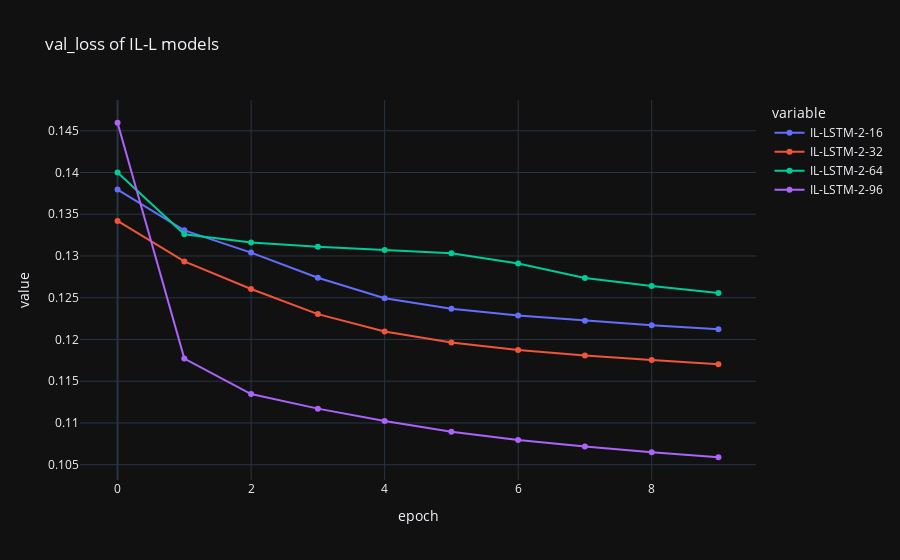

Write notebook code for a chart like this one.
### Code cell
plot_selection_metric("IL-L")

### Figure 1 — Plotly figure (JSON) as saved in the notebook; plotly's stock layout.template omitted (floating-point values rounded to 4 significant figures)
{"data": [{"hovertemplate": "variable=IL-LSTM-2-16<br>epoch=%{x}<br>value=%{y}<extra></extra>", "legendgroup": "IL-LSTM-2-16", "line": {"color": "#636efa", "dash": "solid"}, "marker": {"symbol": "circle"}, "mode": "lines+markers", "name": "IL-LSTM-2-16", "orientation": "v", "showlegend": true, "type": "scatter", "x": [0, 1, 2, 3, 4, 5, 6, 7, 8, 9], "xaxis": "x", "y": [0.138, 0.1331, 0.1304, 0.1274, 0.1249, 0.1237, 0.1229, 0.1222, 0.1217, 0.1212], "yaxis": "y"}, {"hovertemplate": "variable=IL-LSTM-2-32<br>epoch=%{x}<br>value=%{y}<extra></extra>", "legendgroup": "IL-LSTM-2-32", "line": {"color": "#EF553B", "dash": "solid"}, "marker": {"symbol": "circle"}, "mode": "lines+markers", "name": "IL-LSTM-2-32", "orientation": "v", "showlegend": true, "type": "scatter", "x": [0, 1, 2, 3, 4, 5, 6, 7, 8, 9], "xaxis": "x", "y": [0.1342, 0.1293, 0.126, 0.123, 0.121, 0.1196, 0.1187, 0.1181, 0.1175, 0.117], "yaxis": "y"}, {"hovertemplate": "variable=IL-LSTM-2-64<br>epoch=%{x}<br>value=%{y}<extra></extra>", "legendgroup": "IL-LSTM-2-64", "line": {"color": "#00cc96", "dash": "solid"}, "marker": {"symbol": "circle"}, "mode": "lines+markers", "name": "IL-LSTM-2-64", "orientation": "v", "showlegend": true, "type": "scatter", "x": [0, 1, 2, 3, 4, 5, 6, 7, 8, 9], "xaxis": "x", "y": [0.14, 0.1326, 0.1316, 0.1311, 0.1307, 0.1303, 0.1291, 0.1274, 0.1264, 0.1256], "yaxis": "y"}, {"hovertemplate": "variable=IL-LSTM-2-96<br>epoch=%{x}<br>value=%{y}<extra></extra>", "legendgroup": "IL-LSTM-2-96", "line": {"color": "#ab63fa", "dash": "solid"}, "marker": {"symbol": "circle"}, "mode": "lines+markers", "name": "IL-LSTM-2-96", "orientation": "v", "showlegend": true, "type": "scatter", "x": [0, 1, 2, 3, 4, 5, 6, 7, 8, 9], "xaxis": "x", "y": [0.146, 0.1177, 0.1135, 0.1117, 0.1102, 0.109, 0.108, 0.1072, 0.1065, 0.1059], "yaxis": "y"}], "layout": {"legend": {"title": {"text": "variable"}, "tracegroupgap": 0}, "title": {"text": "val_loss of IL-L models"}, "xaxis": {"anchor": "y", "domain": [0, 1], "title": {"text": "epoch"}}, "yaxis": {"anchor": "x", "domain": [0, 1], "title": {"text": "value"}}}}
